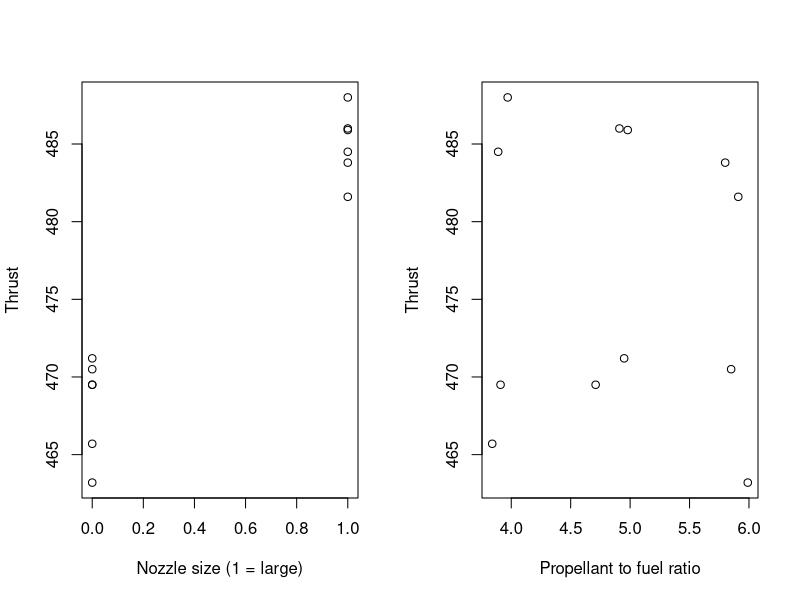

Source code (R):
## ---- chunk 1
## NASA rocket data example

## From: R.S. Jankovsky, T.D. Smith, A.J. Pavli (1999). "High-Area-Ratio Rocket
## Nozzle at High Combustion Chamber Pressure-Experimental and Analytical
## Validation".

# setwd(...) first if your CSV file is somewhere else
rocket <- read.csv(file="rocket.csv")
# output all data in rocket vector
rocket
## ---- chunk 2
# Scatter plots where mfrow is used to put multiple
# plots on one image
par(mfrow = c(1,2))
plot(rocket$nozzle, rocket$thrust, ylab="Thrust", xlab="Nozzle size (1 = large)")
plot(rocket$propratio, rocket$thrust, ylab="Thrust", xlab="Propellant to fuel ratio")
## ---- chunk 3
# Fit MLR using lm
m1 <- lm(thrust ~ nozzle + propratio, data = rocket)
summary(m1)
## ---- chunk 4
# Manual beta estimates where rep is used to make the columns of 1s
X <- cbind(rep(1, 12), rocket$nozzle, rocket$propratio) # X matrix
y <- matrix(rocket$thrust, ncol = 1) # response vector
beta_hat <- solve(t(X) %*% X) %*% t(X) %*% y
beta_hat
## ---- chunk 5
# Manual sigma estimate
mu_hat <- X %*% beta_hat # fitted values
e <- y - mu_hat # residuals
sigma_hat <- sqrt((t(e) %*% e) / 9) # Note n-p-1 = 12-2-1 = 9
sigma_hat
sigma_hat <- sqrt( sum(e^2) / 9) # equivalent
sigma_hat
## ---- chunk 6
# Covariance matrix of beta_hat
vcov(m1)
sqrt(diag(vcov(m1))) # SEs of individual betas

# Manual
se_beta <- sigma_hat * sqrt(diag(solve(t(X) %*% X)))
se_beta
## ---- chunk 7
# Estimate the mean response for units with small nozzle and propellant ratio 5.5
# include a 95% CI
predict(object = m1, newdata = data.frame(nozzle = 0, propratio = 5.5),
        interval = "confidence", level = 0.95)
## ---- chunk 8
# Manual calculation
x0 <- matrix(c(1, 0, 5.5), nrow = 1)
y0_hat <- x0 %*% beta_hat
y0_hat
# mu0 is also known as \hat{Y}_0
se_mu0 <- sigma_hat * sqrt(x0 %*% solve(t(X) %*% X) %*% t(x0))
se_mu0
crit_val <- qt(0.975,9)
ci_lo <- y0_hat - crit_val*se_mu0
ci_hi <- y0_hat + crit_val*se_mu0
c(y0_hat, ci_lo, ci_hi)
## ---- chunk 9
# Predict the value of the response for a unit with small nozzle and propellant ratio 5.5
# include a 95% PI
predict(object = m1, newdata = data.frame(nozzle = 0, propratio = 5.5),
        interval = "prediction", level = 0.95)
## ---- chunk 10
# Manual calculation for an individual
x0 <- matrix(c(1, 0, 5.5), nrow = 1)
y0_hat <- x0 %*% beta_hat
se_y0 <- sigma_hat * sqrt(1+ x0 %*% solve(t(X) %*% X) %*% t(x0))
se_y0
crit_val <- qt(0.975,9)
pi_lo <- y0_hat - crit_val*se_y0
pi_hi <- y0_hat + crit_val*se_y0
c(y0_hat, pi_lo, pi_hi)
